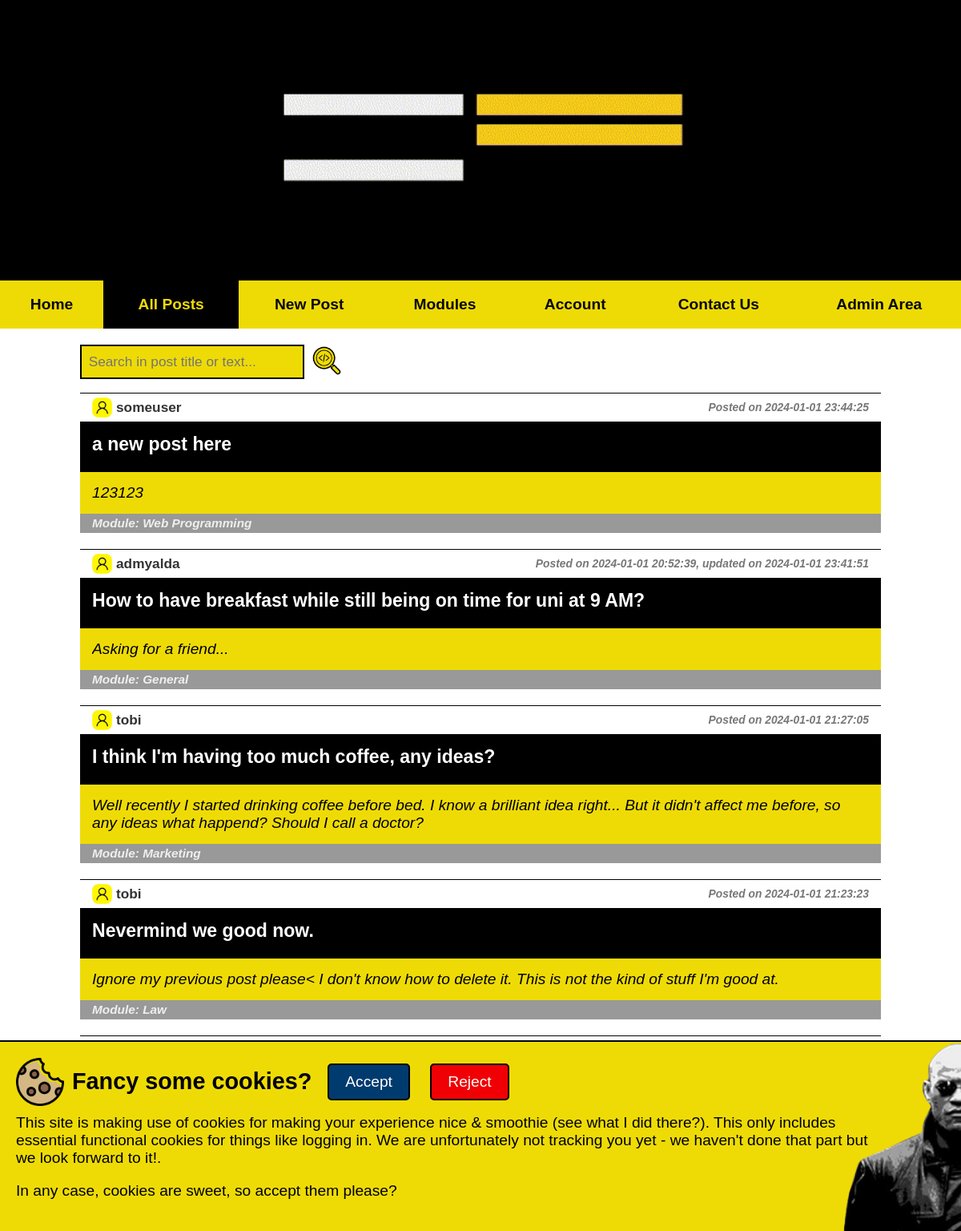
/Posts.php, run on the app's committed database.
### tables this page shows
CREATE TABLE IF NOT EXISTS `QUESTION` (
  `QuestionID` int NOT NULL AUTO_INCREMENT,
  `UserID` int NOT NULL,
  `ModuleID` int NOT NULL,
  `QuestionTitle` varchar(160) NOT NULL,
  `QuestionText` varchar(10000) NOT NULL,
  `QuestionImage` varchar(255) DEFAULT NULL,	
  `QuestionCreateDate` datetime DEFAULT NOW(),
  `QuestionUpdateDate` datetime DEFAULT NOW(),
  PRIMARY KEY (`QuestionID`),
  FOREIGN KEY (`UserID`) REFERENCES USER(`UserID`)
    ON DELETE CASCADE
    ON UPDATE CASCADE,
  FOREIGN KEY (ModuleID) REFERENCES MODULE(ModuleID)
    ON DELETE CASCADE
    ON UPDATE CASCADE
 
);

### Posts.php (called while the page is built, shortened)
<?php
try {
    include"includes/DatabaseConnection.php";
    if (isset($_GET["Search"])) {
        $sql = "SELECT * FROM QUESTION WHERE QuestionTitle LIKE :SearchTitle OR QuestionText LIKE :SearchText ORDER BY QuestionUpdateDate DESC";
        $stmt = $pdo->prepare($sql);
        $stmt->bindValue(':SearchTitle', '%' . $_GET['Search'] . '%');
        $stmt->bindValue(':SearchText', '%' . $_GET['Search'] . '%');
    } else {
        $sql = 'SELECT * FROM QUESTION ORDER BY QuestionUpdateDate DESC';
        $stmt = $pdo->prepare($sql);
    }
    $wasSuccess = $stmt->execute();
    if ($wasSuccess && $stmt->rowCount() > 0) {
        $posts = $stmt->fetchAll();
        $sql = 'SELECT * FROM MODULE';
        $modules = $pdo->query($sql);
        $moduleTable = array();
        foreach($modules as $module ):
            $moduleTable[$module["ModuleID"]]=$module["ModuleName"];
        endforeach;
        $sql = 'SELECT UserID, Username FROM USER';
        $usernames = $pdo->query($sql);
        $usernameTable = array();
        foreach($usernames as $username ):
            $usernameTable[$username["UserID"]]=$username["Username"];
        endforeach;
    } else {
        if (isset($_GET['Search'])) {
            $error = '<p>No posts were found for your search. What about asking that question now?</p>';
        } else {
            $error = '<p>There are no posts, what about creating the first now?</p>';
        }
    }
    include'templates/Posts.html.php';
    $output = ob_get_clean();
}catch(PDOException $e) {
    $title = 'An error has occured';
    $output = 'Database error: ' . $e->getMessage();
}
$currentPage = "Posts.php";
include 'Layout.php';

### Layout.php (called while the page is built, shortened)
<?php
$isLoggedIn = (isset($_SESSION['LoggedIn']) && $_SESSION['LoggedIn']);
$showCookiesPopup = true;
include('templates/Layout.html.php');
?>

### TEMPLATES/Posts.html.php (the view)
<div class="search-area">
    <form action="">
        <label>
            <input class="search-bar" type="text" name="Search" value="<?= isset($_GET['Search']) ? $_GET['Search'] : ''; ?>" placeholder="Search in post title or text..." cols="80" rows="10" minlength="2" maxlength="50">
        </label>
        <button type="submit">
            <span><img src="INCLUDES/search.png"></span>
        </button>
    </form>
</div>
<?php if(isset($error)):?>
    <p> <?=$error ?></p>
<?php else:
foreach($posts as $post): ?>
<div class="post-entry">
    <div class="post-author">
        <div class="post-author-image"><img src="INCLUDES\OIP-removebg-preview.png" /></div><span><?=htmlspecialchars($usernameTable[$post['UserID']],ENT_QUOTES,'UTF-8')?></span>
        <span class="post-create-date">Posted on <?=htmlspecialchars($post['QuestionCreateDate'],ENT_QUOTES,'UTF-8')?><?php if ($post['QuestionCreateDate'] !== $post['QuestionUpdateDate']): ?>, updated on <?=htmlspecialchars($post['QuestionUpdateDate'],ENT_QUOTES,'UTF-8'); endif;?></span>
    </div>
    <div class="post-title">
        <p>
            <a class="goto-post" href="PostView.php?id=<?= $post['QuestionID'];?>">
                <?=htmlspecialchars($post['QuestionTitle'],ENT_QUOTES,'UTF-8')?>
            </a>
        </P>
    </div>
    <div class="post-text">
        <p>
            <a class="goto-post" href="PostView.php?id=<?= $post['QuestionID'];?>">
                <?=htmlspecialchars($post['QuestionText'],ENT_QUOTES,'UTF-8')?>
            </a>
        </P>
    </div>
    <div class="post-footer">
        <p>
        Module: <?=htmlspecialchars($moduleTable[$post["ModuleID"]],ENT_QUOTES,'UTF-8')?>
        </P>
    </div>
</div>
<?php endforeach;
endif;
?>

### TEMPLATES/Layout.html.php (shortened to what this page needs)
<!DOCTYPE html>
<html lang="en">
<head>
</head>
<body>
    <header>
        <div style="text-align: center;">
            <a href="Index.php">
                <img style="margin-left: -20px" src="INCLUDES\sitelogo.gif" width ="600" height="300">
            </a>
        </div>
    </header>
    <nav class="<?php if (isset($navbarClass)) echo $navbarClass; ?>">
        <ul>
            <li <?php if ($currentPage == "Index.php") {echo 'class="active-link"';}?>><a href="index.php"><b>Home</b></a></li>
            <li <?php if ($currentPage == "Posts.php") {echo 'class="active-link"';}?>><a href="Posts.php"><b>All Posts </b></a></li>
            <li <?php if ($currentPage == "QuestionAdd.php") {echo 'class="active-link"';}?>><a href="QuestionAdd.php"><b> New Post</b></a></li>
            <li <?php if ($currentPage == "Modules.php") {echo 'class="active-link"';}?>><a href="Modules.php"><b>Modules</b></a></li>
            <li <?php if ($currentPage == "Account") {echo 'class="active-link"';}?>><a href="<?php echo ($isLoggedIn) ? "MyAccount.php" : "LogIn.php"; ?>"><b>Account</b></a></li>
            <li <?php if ($currentPage == "Contact.php") {echo 'class="active-link"';}?>><a href="Contact.php"; ?><b>Contact Us</b></a></li>
            <li <?php if ($currentPage == "AdminArea.php") {echo 'class="active-link"';}?>><a href="AdminArea.php"; ?><b>Admin Area</b></a></li>
        </ul>
    </nav>
    <main <?php if (isset($mainClass)) echo 'class="'.$mainClass.'"'; ?>>
        <?=$output?>
    </main>
    <?php if ($showCookiesPopup): ?>
        <div class="cookie-section">
            <div class="aligned-title">
                <img class="cookie-image" src="INCLUDES/cookie.png">
                <h2 class="cookie-title">Fancy some cookies?</h2>
                <form action="" method="post">
                    <button name="CookieAccept" type="submit" class="accept-blue-pill">Accept<i></i></button>
                    <button name="CookieReject" type="submit" class="accept-red-pill">Reject<i></i></button>
                </form>
            </div>
            <div class="cookie-description">
            <p>This site is making use of cookies for making your experience nice & smoothie (see what I did there?). This only includes essential functional cookies for things like logging in. We are unfortunately not tracking you yet - we haven't done that part but we look forward to it!.</p>
            <p>In any case, cookies are sweet, so accept them please?</p>
            </div>
        </div>
    <?php endif; ?>
    <footer>&copy; IJDB 2023</footer>
</body>
</html>

### Style.css (style rules this page uses)
* { margin: 0; padding: 0; }
body { font-family: Arial, Helvetica, Sans-serif; }
header { display: block; background-color: #000000; padding: 20px; border-bottom: 5px solid #000000; }
nav { background-color: #443A5C; }
nav { background-color: rgb(238, 219, 6); }
nav a { color: rgb(8, 8, 8); text-decoration: none; }
nav ul { display: table; width: 1200px; margin: auto; }
nav li { display: table-cell; text-align: center; padding: 1em; }
main { overflow: auto; min-height: 40vh; background-color: white; width: 1000px; margin: auto; padding-top: 20px; min-height: 600px; }
footer { padding: 1em; background-color: rgb(238, 219, 6) ; font-size: 0.8em; }
p { margin-bottom: 1em; }
body { font-size: 1.2em; font-family: arial, helvetica, sans-serif }
input, label, select, textarea { float: left; width: 15em; margin-bottom: 1em; padding: 0.5em; }
label { clear: left; padding: 0; margin: 0; }
form { overflow: auto; clear: both; display: block; }
.post-entry { background: rgb(238, 219, 6); color: black; margin-bottom: 20px; }
a.goto-post:link { text-decoration: none; }
.post-title { background: black; color: white; font-weight: bold; font-size: 1.2em; padding: 15px; }
.post-title p { display: inline-block; max-width: 85%; text-overflow: ellipsis; white-space: nowrap; overflow: hidden; }
.post-title p a { color: white; }
.post-entry p { margin-bottom: 0; }
.post-text { font-style: italic; padding: 15px; }
.post-text p { overflow: hidden; display: -webkit-box; -webkit-line-clamp: 2; -webkit-box-orient: vertical; }
.post-text p a { color: black; }
.post-footer { background: #999; padding: 3px 15px; font-size: 0.8em; font-weight: bold; font-style: italic; color: #efefef; }
.post-author { display: flex; align-items: center; padding: 5px 15px; font-weight: bold; color: #333; background: white; border-top:solid 1px black; font-size: 0.9em; vertical-align: baseline; }
.post-author span { display: inline-block; vertical-align: middle; }
.post-create-date { margin-left: auto; color: #777; font-size: 0.8em; font-style: italic; }
.post-author-image { display: inline-block; height: 25px; vertical-align: middle; margin-right: 5px; }
.post-author-image img { height: 25px; width: auto; }
.active-link { background: black; }
.active-link a { color:rgb(238, 219, 6); }
input, textarea, select { background: rgb(238, 219, 6); color: black;; }
input, textarea, select, button { border: 2px solid black; }
.search-area .search-bar { font-size: 0.9em; }
.search-area button { border: none; cursor: pointer; }
.search-area button img { max-width: 40px; }
button { border-radius: 5px !important; }
.cookie-section { width: 100vw; position: fixed; bottom: 0; left: 0; background:rgb(238, 219, 6); background-image: url('INCLUDES/morpheus.png'); background-repeat: no-repeat; background-position-x: 125%; background-size: 38%; padding: 20px; border-top: 2px solid black; }
.cookie-description { max-width: 90%; }
.cookie-title { display: inline-block; }
.cookie-section button { font-size: 1em; padding: 10px 20px; margin-left: 20px; cursor: pointer; color: white; }
.aligned-title { display: flex; justify-content: left; align-items: center; margin-bottom: 10px; position: relative; }
.cookie-section .accept-blue-pill { background: #003b6f; }
.cookie-section .accept-blue-pill:after { background-image: url('INCLUDES/bluepill.png'); background-size: contain; background-repeat: no-repeat; width: 80px; height: 80px; transform: rotate(45deg); position: absolute; left: 620px; top: -15px; content: ""; opacity: 0; transition: .3s cubic-bezier(1, 0, 0, 1); }
.cookie-section .accept-red-pill { background: #F00004; }
.cookie-section .accept-red-pill:after { background-image: url('INCLUDES/redpill.png'); background-repeat: no-repeat; background-size: contain; transform: rotate(-45deg); left: 640px; width: 80px; height: 80px; position: absolute; top: 0; content: ""; opacity: 0; transition: .3s cubic-bezier(1, 0, 0, 1); }
.cookie-section .cookie-image { width: 60px; margin-right: 10px; }
button, input[type="submit"] { cursor: pointer; }
button, span, img { background: transparent; }

### data on the page
question: UserID "someuser", QuestionCreateDate "2024-01-01 23:44:25", QuestionTitle "a new post here", QuestionText "123123", ModuleID "Web Programming"
question: UserID "admyalda", QuestionCreateDate "2024-01-01 20:52:39", QuestionUpdateDate "2024-01-01 23:41:51", QuestionTitle "How to have breakfast while still being on time for uni at 9 AM?", QuestionText "Asking for a friend...", ModuleID "General"
question: UserID "tobi", QuestionCreateDate "2024-01-01 21:27:05", QuestionTitle "I think I'm having too much coffee, any ideas?", QuestionText "Well recently I started drinking coffee before bed. I know a brilliant idea right... But it didn't affect me before, so any ideas what happend? Should I call a doctor?", ModuleID "Marketing"
question: UserID "tobi", QuestionCreateDate "2024-01-01 21:23:23", QuestionTitle "Nevermind we good now.", QuestionText "Ignore my previous post please< I don't know how to delete it. This is not the kind of stuff I'm good at.", ModuleID "Law"
